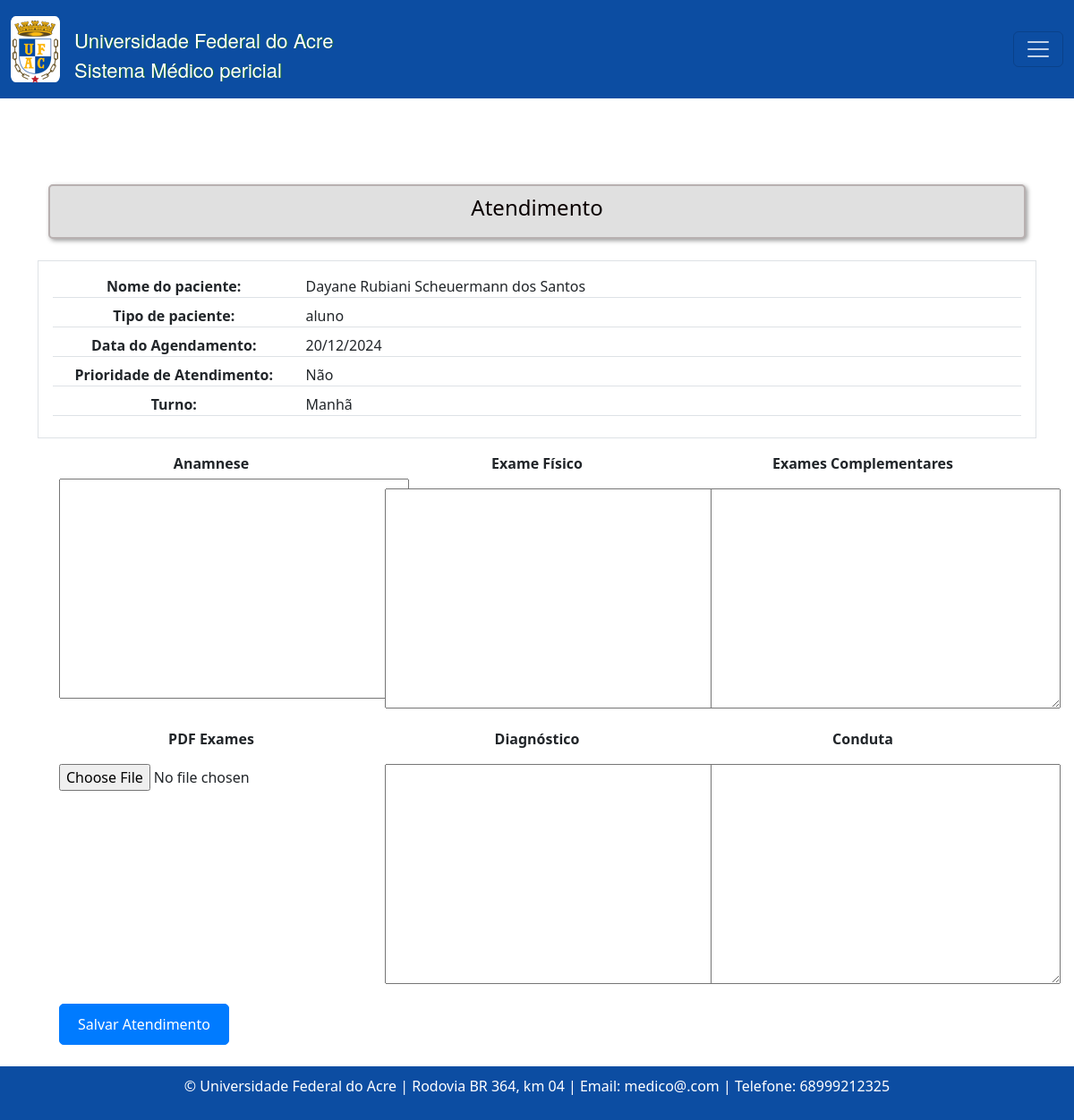
Page /atendimento/criar/86 on the earlier database version.
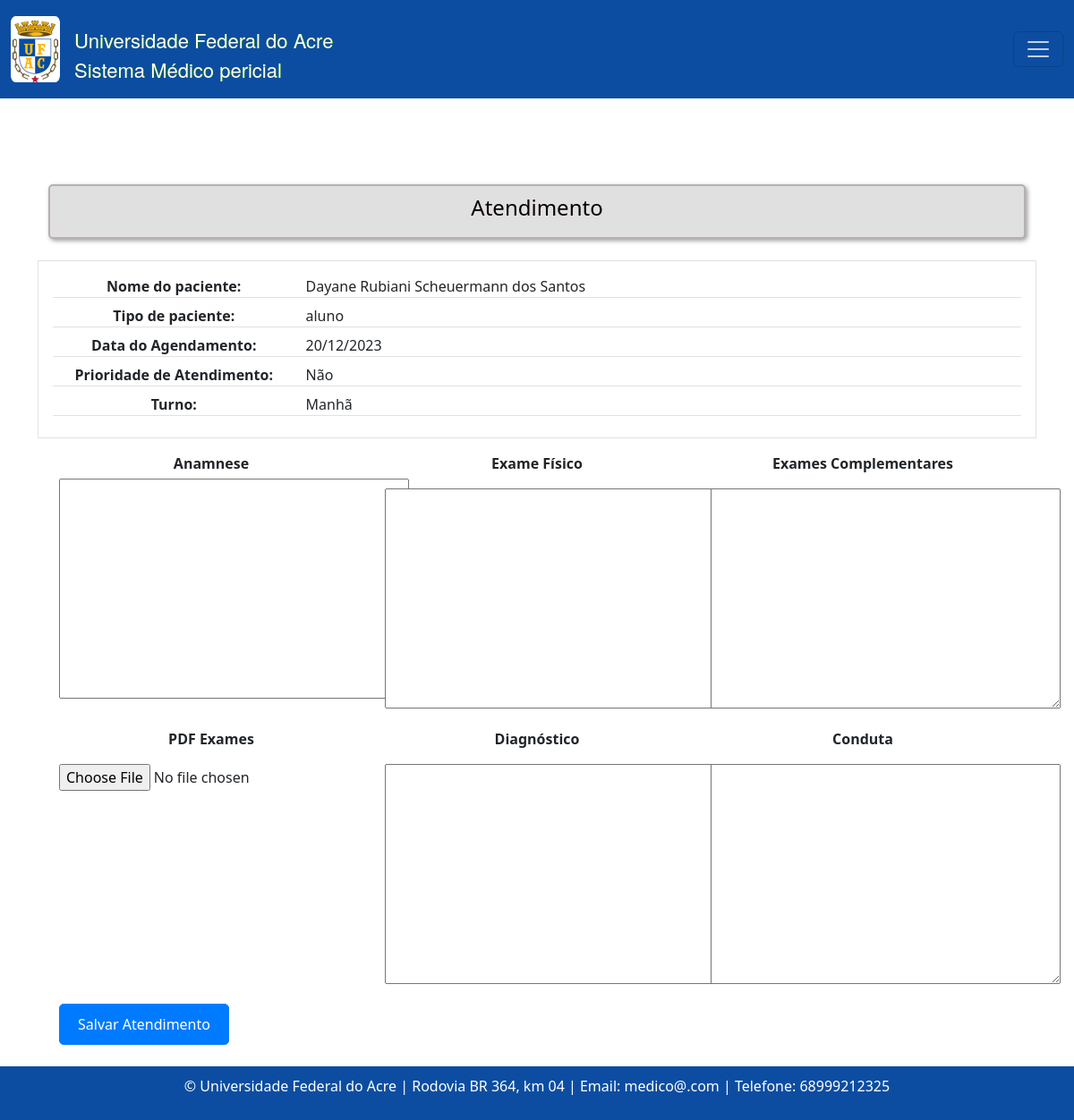
Same page on the later database version.
### consulta/models.py (models this page shows, shortened)
class Agendamento(models.Model):
    TURNO_CHOICES = [
        ('manha', 'Manhã'),
        ('tarde', 'Tarde'),
    ]
    status_atendimento = models.CharField(max_length=20, choices=[
        ('confirmado', 'Confirmado'),
        ('ausente', 'Ausente'),
        ('pendente', 'Pendente'),
    ], default='pendente')
    paciente = models.ForeignKey(Paciente, on_delete=models.CASCADE)
    profissional_saude = models.ForeignKey(Profissionaldasaude, on_delete=models.CASCADE)
    data_agendamento = models.DateTimeField(u'Data Agendamento', blank=False, null=False)
    turno = models.CharField(max_length=10, choices=TURNO_CHOICES)
    prioridade_atendimento = models.BooleanField(default=False)
    justificativa_cancelamento = models.TextField(blank=True, null=True)
    class Meta:
        ordering = ['-data_agendamento', 'paciente__nome']
        verbose_name = 'Agendamento'
        verbose_name_plural = 'Agendamentos'

class Paciente(models.Model):
    nome = models.CharField(max_length=100)
    data_nascimento = models.DateField()
    email = models.EmailField()
    rg = models.CharField(max_length=20)
    cpf = models.CharField(max_length=14, validators=[validate_cpf])
    sexo = models.CharField(max_length=1, choices=[('M', 'Masculino'), ('F', 'Feminino')])
    matricula = models.CharField(max_length=20)
    TIPO_PACIENTE_CHOICES = [
        ('Aluno', 'Aluno'),
        ('Servidor', 'Servidor'),
        ('Outro', 'Outro'),
    ]
    tipo_paciente = models.CharField(max_length=20, choices=TIPO_PACIENTE_CHOICES)
    cargo_funcao = models.CharField(max_length=50, default='', blank=True, null=True,)
    cep = models.CharField(max_length=9)
    cidade = models.CharField(max_length=50)
    bairro = models.CharField(max_length=50, default='')
    uf = models.CharField(max_length=2)
    numero = models.CharField(max_length=10)
    ddd_telefone = models.CharField(max_length=3)
    complemento = models.CharField(max_length=100, blank=True, null=True, default='')  # Adicionando o valor padrão aqui

### consulta/views.py (the view, shortened to what this page needs)
# urls.py: path('atendimento/criar/<int:agendamento_id>', AtendimentoCreate.as_view(), name='criar_atendimento'),
class AtendimentoCreate(CreateView):
    model = Atendimento
    form_class = AtendimentoForm
    template_name = 'consultas/atendimento.html'
    def get_context_data(self, **kwargs):
        context = super().get_context_data(**kwargs)
        agendamento_id = self.kwargs['agendamento_id']
        agendamento = get_object_or_404(Agendamento, id=agendamento_id)
        context['agendamento'] = agendamento
        return context

### consulta/forms.py
class AtendimentoForm(forms.ModelForm):
    class Meta:
        model = Atendimento
        fields = ['anamnese', 'exame_fisico', 'exames_complementares', 'pdf_exames', 'diagnostico', 'conduta']

### templates/consultas/atendimento.html (shortened to what this page needs)
{% extends "base.html" %}
{% block content %}
  <div class="container mt-5">
    <div class="text-center mb-4 custom-title">
      <h4>Atendimento</h4>
    </div>
    <dl class="row border p-3 align-items-start">
      <dt class="col-sm-3 border-bottom label-title">Nome do paciente:</dt>
      <dd class="col-sm-9 border-bottom">{{ agendamento.paciente.nome }}</dd>
      <dt class="col-sm-3 border-bottom label-title">Tipo de paciente:</dt>
      <dd class="col-sm-9 border-bottom">{{ agendamento.paciente.tipo_paciente }}</dd>
      <dt class="col-sm-3 border-bottom label-title">Data do Agendamento:</dt>
      <dd class="col-sm-9 border-bottom">{{ agendamento.data_agendamento|date:"d/m/Y" }}</dd>
      <dt class="col-sm-3 border-bottom label-title">Prioridade de Atendimento:</dt>
      <dd class="col-sm-9 border-bottom">
          {% if agendamento.prioridade_atendimento %}
              Sim
          {% else %}
              Não
          {% endif %}
      </dd>
      <dt class="col-sm-3 border-bottom label-title">Turno:</dt>
      <dd class="col-sm-9 border-bottom">
          {% if agendamento.turno == 'manha' %}
              Manhã
          {% elif agendamento.turno == 'tarde' %}
              Tarde
          {% else %}
              {{ agendamento.turno }}
          {% endif %}
      </dd>
    </dl>
    <div class="container mt-3">
      <form method="post" enctype="multipart/form-data">
        <div class="row">
          <div class="col-md-4 mb-3">
            <label for="{{ form.anamnese.id_for_label }}" class="form-label label-title">Anamnese</label>
            {{ form.anamnese }}
          </div>
          <div class="col-md-4 mb-3">
            <label for="{{ form.exame_fisico.id_for_label }}" class="form-label mb-3 label-title">Exame Físico</label>
            {{ form.exame_fisico }}
          </div>
          <div class="col-md-4 mb-3">
            <label for="{{ form.exames_complementares.id_for_label }}" class="form-label mb-3 label-title">Exames Complementares</label>
            {{ form.exames_complementares }}
          </div>
        </div>
        <div class="row">
          <div class="col-md-4 mb-3">
            <label for="{{ form.pdf_exames.id_for_label }}" class="form-label mb-3 label-title">PDF Exames</label>
            {{ form.pdf_exames }}
          </div>
          <div class="col-md-4 mb-3">
            <label for="{{ form.diagnostico.id_for_label }}" class="form-label mb-3 label-title">Diagnóstico</label>
            {{ form.diagnostico }}
          </div>
          <div class="col-md-4 mb-3">
            <label for="{{ form.conduta.id_for_label }}" class="form-label mb-3 label-title">Conduta</label>
            {{ form.conduta }}
          </div>
        </div>
        <button type="submit" class="btn btn-primary">Salvar Atendimento</button>
      </form>
    </div>
  </div>
{% endblock %}

Differences in the rows shown:
changed Agendamento "Dayane Rubiani Scheuermann dos Santos": data_agendamento "20/12/2024" → "20/12/2023"
